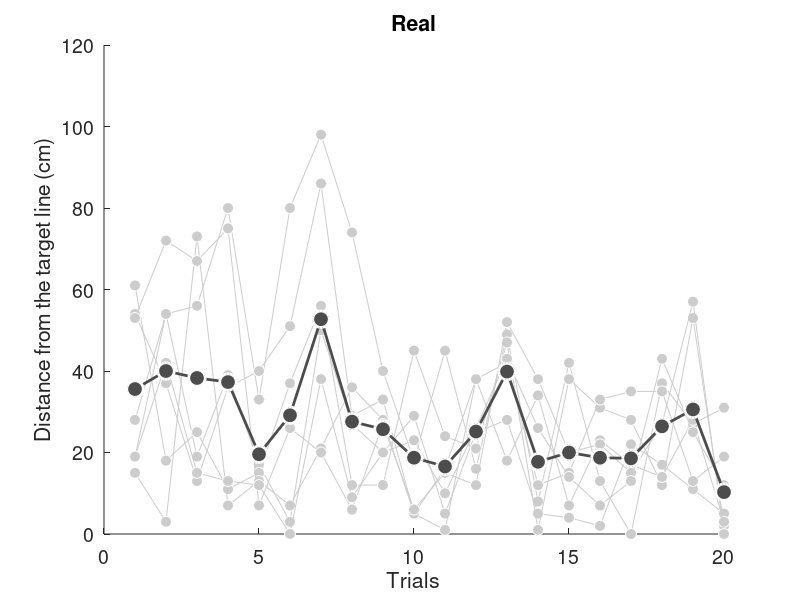

Source code (MATLAB):
load('scores.mat')

REAL_24h_abs = abs(REAL_24h_diff);
REAL_24h_abs_each = mean(REAL_24h_abs, 2);

x = 1:20;


figure('Position', [100 100 700 400]);
ylim([0, 120])
h = gca;
set(h, 'FontSize', 14)

xlabel('Trials')
ylabel('Distance from the target line (cm)')
title('Real')

for i = 1:REAL_number
    hold on
    y = REAL_24h_abs(:,i);
    plot(x, y', '-o', ...
    'MarkerSize', 8, ...
    'MarkerFaceColor', light_gray, ...
    'MarkerEdgeColor', white, ...
    'Color', light_gray)
end

hold on

plot(x, REAL_24h_abs_each', '-o', ...
    'LineWidth', 2, ...
    'MarkerSize', 12, ...
    'MarkerFaceColor', dark_gray, ...
    'MarkerEdgeColor', white, ...
    'Color', dark_gray)

hold off

saveas(gcf,'./data/figures/REAL_24h_test','epsc')
